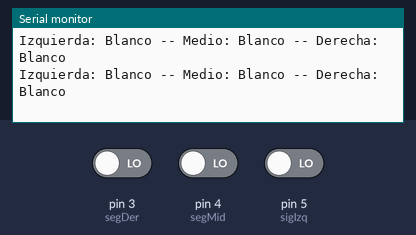
A sketch run on a simulated Arduino Uno, built with avr-gcc and run on an emulated ATmega328P. Shown: the last lines printed to the serial monitor. The test bench sets the inputs (shaded band); at power-on: pin 3 (segDer) LOW, pin 4 (segMid) LOW, pin 5 (sigIzq) LOW.

Above: at 2.8 s.
2.9 s: pin 3 (segDer) driven HIGH
At 3.8 s:
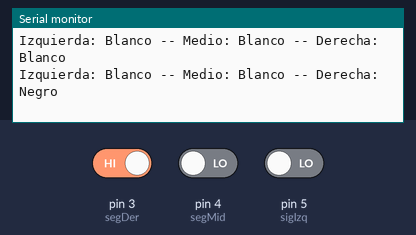
5.5 s: pin 4 (segMid) driven HIGH
At 6.8 s:
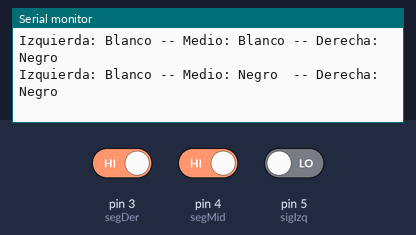
8.5 s: pin 5 (sigIzq) driven HIGH
At 9.8 s:
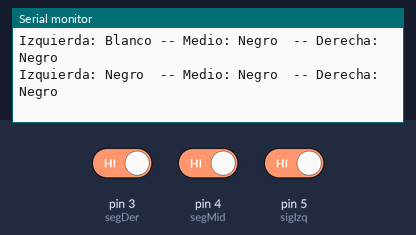
11.5 s: pin 3 (segDer) driven LOW
At 12.8 s:
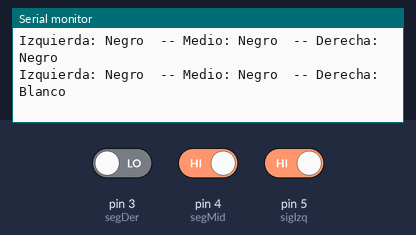
14.5 s: pin 4 (segMid) driven LOW
At 15.7 s:
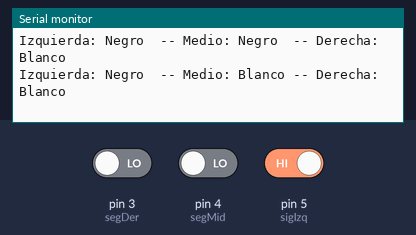
17.5 s: pin 3 (segDer) driven HIGH
At 18.8 s:
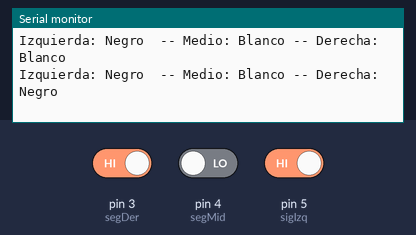

Measured:
- after the input at 2.9 s, the serial monitor: prints a new line after 0.10 s (image 1)
- after the input at 5.5 s, the serial monitor: prints a new line after 0.50 s (image 2)
- after the input at 8.5 s, the serial monitor: prints a new line after 0.50 s (image 3)
- after the input at 11.5 s, the serial monitor: prints a new line after 0.51 s (image 4)
- after the input at 14.5 s, the serial monitor: prints a new line after 0.51 s (image 5)
- after the input at 17.5 s, the serial monitor: prints a new line after 0.51 s (image 6)

The sketch:

_011_TestTresSiguelineas.ino
```cpp
int sigIzq = 5;
int segMid = 4;
int segDer = 3;

int v_i = 0;
int v_m = 0;
int v_d = 0;

void setup(){
  Serial.begin(9600);

  pinMode(sigIzq, INPUT);
  pinMode(segMid, INPUT);
  pinMode(segDer, INPUT);
}

void loop(){
  v_i = digitalRead(sigIzq);
  v_m = digitalRead(segMid);
  v_d = digitalRead(segDer);

  if (v_i == HIGH) {
    Serial.print("Izquierda: Negro  -- ");
  } else {
    Serial.print("Izquierda: Blanco -- ");
  }

  if (v_m == HIGH) {
    Serial.print("Medio: Negro  -- ");
  } else {
    Serial.print("Medio: Blanco -- ");
  }

  if (v_d == HIGH) {
    Serial.println("Derecha: Negro");
  } else {
    Serial.println("Derecha: Blanco");
  }

  delay(1000); // Un segundo para leer algo en consola
}
```
